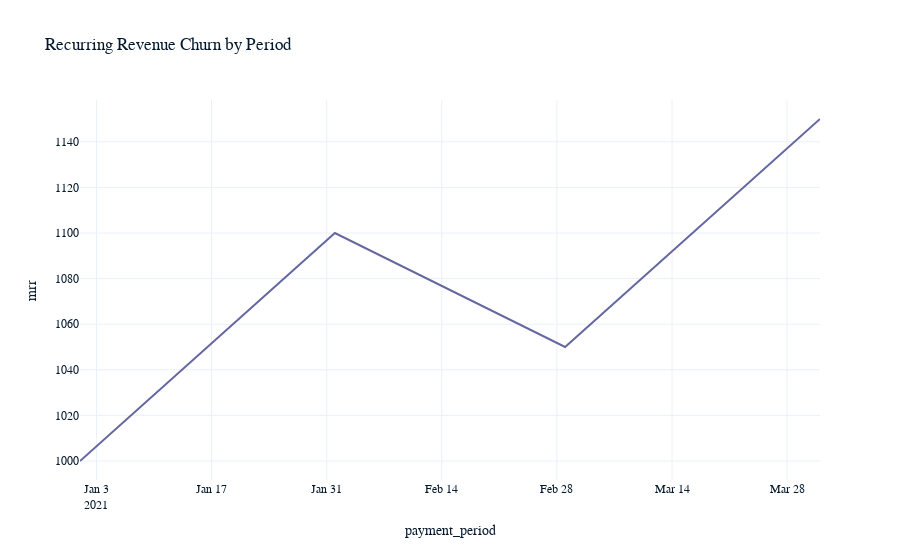

The notebook cell saved with this chart:
### Markdown cell above
Plotting monthly recurring revenue churn
As with the previous metrics, we can use a Plotly line chart to plot the monthly recurring revenue churn.

### Code cell
import plotly.express as px
import pandas as pd

# Sample data for demonstration purposes
mrr_data = pd.DataFrame({
    "payment_period": ["2021-01", "2021-02", "2021-03", "2021-04"],
    "mrr": [1000, 1100, 1050, 1150]
})

fig = px.line(
    mrr_data,
    x="payment_period",
    y="mrr",
    title="Recurring Revenue Churn by Period"
)

fig.show()

### Figure 1 — Plotly figure (JSON) as saved in the notebook; plotly's stock layout.template omitted (floating-point values rounded to 4 significant figures)
{"data": [{"hovertemplate": "payment_period=%{x}<br>mrr=%{y}<extra></extra>", "legendgroup": "", "line": {"color": "#6568a0", "dash": "solid"}, "marker": {"symbol": "circle"}, "mode": "lines", "name": "", "orientation": "v", "showlegend": false, "x": ["2021-01", "2021-02", "2021-03", "2021-04"], "xaxis": "x", "y": [1000, 1100, 1050, 1150], "yaxis": "y", "type": "scatter"}], "layout": {"xaxis": {"anchor": "y", "domain": [0, 1], "title": {"text": "payment_period"}}, "yaxis": {"anchor": "x", "domain": [0, 1], "title": {"text": "mrr"}}, "legend": {"tracegroupgap": 0}, "title": {"text": "Recurring Revenue Churn by Period"}}}
